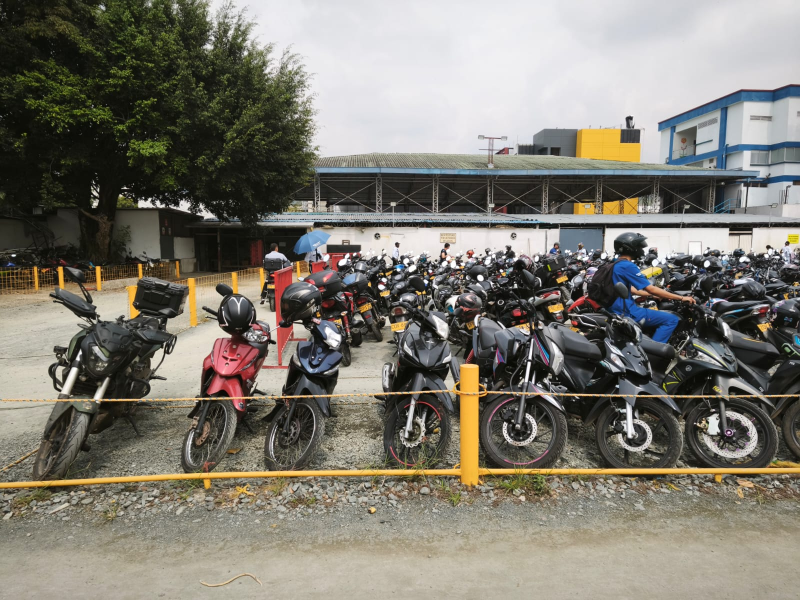
#> input picture backend/test_images/WhatsApp Image 2026-04-10 at 16.52.36.jpeg, 1600 x 1200 px (shown at 1/2 size); its folder holds only this picture in this run
$ python -i detection.py   (imports and definitions only)
#> lines starting #> are read from the running program, lines starting #| are printed output that depends on the picture
#> further down, picture is the input picture: shape (1200, 1600, 3); mean B, G, R 112.6, 122.4, 126
"""Nucleo de deteccion adaptativo de Sipark.

Una sola implementacion, compartida por produccion y laboratorio, que estima la
geometria de la escena a partir de la propia imagen y elige la estrategia de
inferencia con esa medida, en lugar de asumir una camara aerea.

La estimacion mide el tamano de los objetos y como cambia con la altura de la
imagen. En una vista superior el tamano es casi constante; en una vista oblicua
decrece con la distancia. Esa pendiente clasifica el montaje y fija, por franja,
el tamano de mosaico con el que las motos ocupan una fraccion util del recorte.
"""

from __future__ import annotations

from dataclasses import dataclass, field, asdict
from typing import Iterable, Sequence

import cv2
import numpy as np
from shapely.geometry import box as shapely_box
from shapely.ops import unary_union


# ==========================
# PARAMETROS
# ==========================
@dataclass
class DetectParams:
    """Parametros de inferencia. Sin ajustes ocultos: el valor pedido es el usado."""

    # Umbrales del detector
    conf: float = 0.25
    iou: float = 0.60           # NMS interno de YOLO, por mosaico
    max_det: int = 3000

    # Sondeo de escena
    probe_imgsz: int = 960
    probe_conf: float = 0.12

    # Mosaicos
    tile_imgsz: int = 640
    target_obj_frac: float = 0.18   # lado del objeto / lado del mosaico
    min_tile: int = 320
    max_tile: int = 1600
    tile_overlap: float = 0.35
    bands: int = 3                  # franjas de profundidad
    scales: int = 2                 # niveles de mosaico, cada uno mas fino
    max_tiles: int = 60             # presupuesto de computo
    batch: int = 8

    # Fusion de resultados
    merge_iou: float = 0.55
    contain_thr: float = 0.85       # solape para considerar una caja incluida
    frag_area_ratio: float = 0.55   # ademas debe ser esta fraccion del area
    envelope_cover: float = 0.75    # caja cubierta por la union de otras
    edge_margin: int = 3            # px para considerar una caja cortada
    truncated_conf: float = 0.45     # una vista parcial exige mas confianza
    truncated_penalty: float = 0.35  # y cede la prioridad ante una completa
    hint_tol: float = 1.8            # desajuste que invalida una geometria dada
    scale_tol: float = 3.2          # razon admitida frente al tamano esperado

    # Clases
    class_names: tuple[str, ...] = ("motorcycle",)

    # Preproceso opcional (realce de contraste). Apagado por defecto.
    preprocess: bool = False

    # [5 lines left out: function replace, not called in this run]


@dataclass
class SceneModel:
    """Geometria estimada de la escena."""

    viewpoint: str = "indeterminado"   # superior | oblicua | indeterminado
    median_side: float = 0.0           # lado menor mediano, px
    slope: float = 0.0                 # d(alto) / d(y)
    intercept: float = 0.0
    relative_slope: float = 0.0        # pendiente normalizada, adimensional
    probe_count: int = 0
    reliable: bool = False

    # [7 lines left out: function expected_height, not called in this run]


@dataclass
class Detection:
    box: tuple[float, float, float, float]
    score: float
    cls: int
    cls_name: str
    source: str = "tile"    # tile | full
    truncated: bool = False  # la caja toca un borde interior del mosaico

    # [4 lines left out: function center, not called in this run]


@dataclass
class DetectResult:
    detections: list[Detection] = field(default_factory=list)
    scene: SceneModel = field(default_factory=SceneModel)
    probe_scene: SceneModel | None = None
    scene_reused: bool = False
    tiles_used: int = 0
    candidates: int = 0
    truncated_candidates: int = 0
    dropped: dict[str, int] = field(default_factory=dict)
    inference_calls: int = 0


# ==========================
# GEOMETRIA
# ==========================
# [38 lines left out: functions _nms, _intersection_over_area, _iou, not called in this run]


# ==========================
# PREPROCESO
# ==========================
def enhance(img_bgr: np.ndarray) -> np.ndarray:
    """Realce de contraste local. Util con poca luz; puede anadir ruido de dia."""
    lab = cv2.cvtColor(img_bgr, cv2.COLOR_BGR2LAB)
#> lab: shape (1200, 1600, 3); mean of channels 0, 1, 2 127, 127.9, 133.9
    l, a, b = cv2.split(lab)
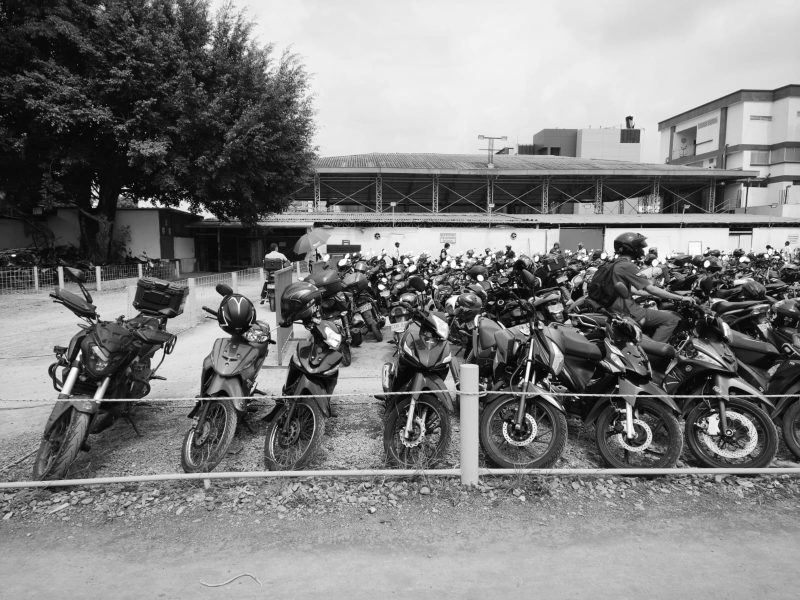
#> l: shape (1200, 1600) (shown at 1/2 size); min 0, max 255, mean 127
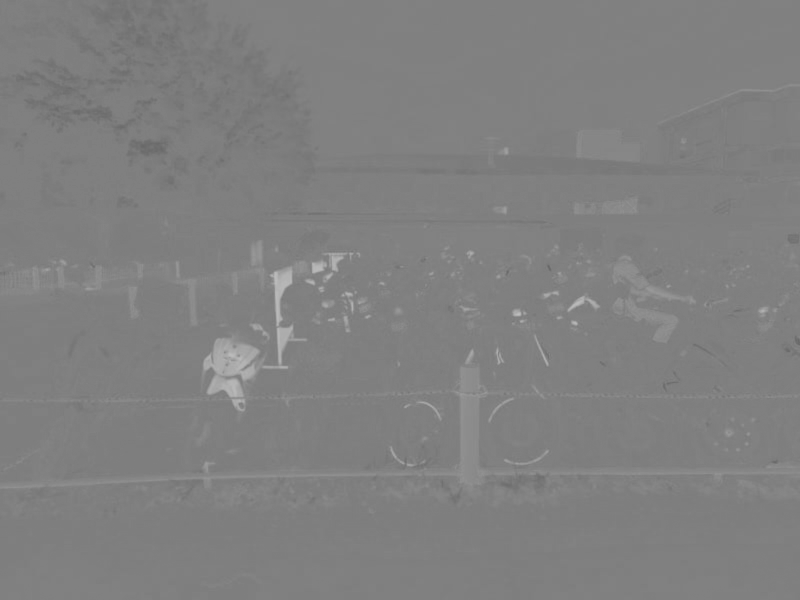
#> a: shape (1200, 1600) (shown at 1/2 size); min 102, max 192, mean 127.9
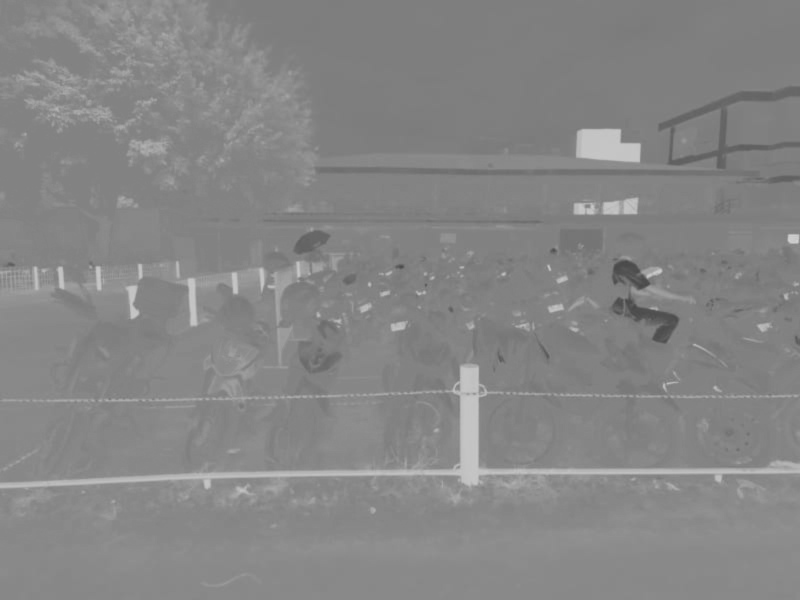
#> b: shape (1200, 1600) (shown at 1/2 size); min 70, max 213, mean 133.9
    clahe = cv2.createCLAHE(clipLimit=2.0, tileGridSize=(8, 8))
    lab = cv2.merge((clahe.apply(l), a, b))
#> lab: shape (1200, 1600, 3); mean of channels 0, 1, 2 135.7, 127.9, 133.9
    return cv2.cvtColor(lab, cv2.COLOR_LAB2BGR)
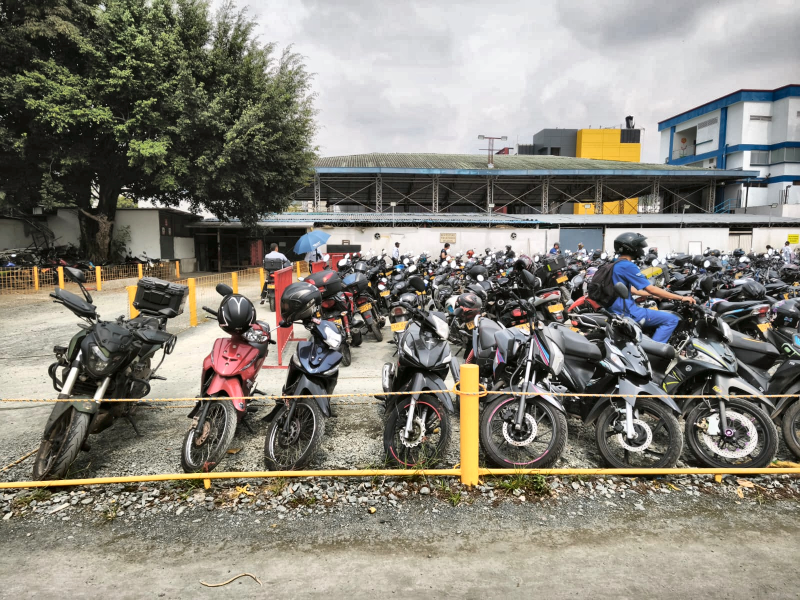
#> returned value: shape (1200, 1600, 3) (shown at 1/2 size); mean B, G, R 120.9, 130.9, 134.2


# ==========================
# INFERENCIA
# ==========================
def _valid_class_ids(model, names: Iterable[str]) -> list[int]:
    wanted = {n.lower() for n in names}
    return sorted(k for k, v in model.names.items() if str(v).lower() in wanted)


# [432 lines left out: functions _predict, probe_scene, plan_tiles, _grid, _is_envelope, merge_detections and 2 more, not called in this run]

>>> import cv2
>>> picture = cv2.imread('test_images/WhatsApp Image 2026-04-10 at 16.52.36.jpeg')
>>> result = enhance(picture)

$ run again, on backend/test_images/WhatsApp Image 2026-04-10 at 16.55.32.jpeg
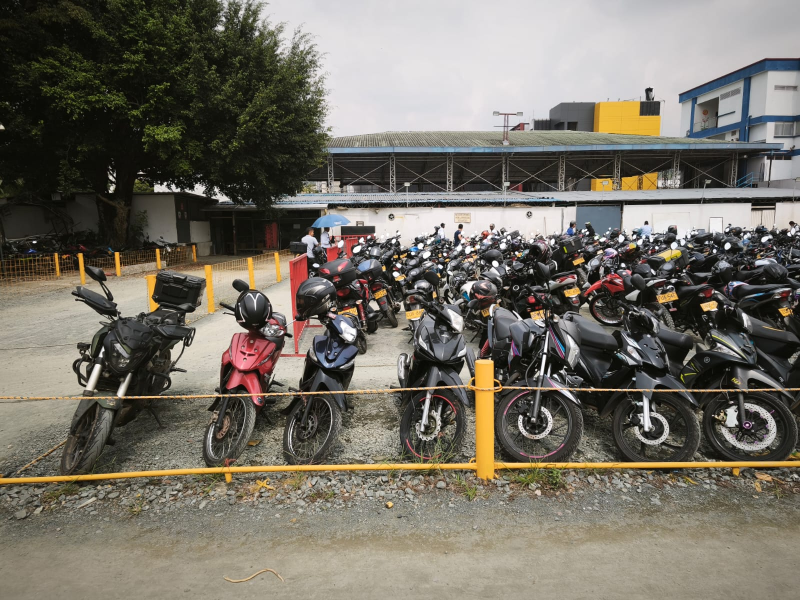
#> input picture backend/test_images/WhatsApp Image 2026-04-10 at 16.55.32.jpeg, 1600 x 1200 px (shown at 1/2 size)
#> picture is the input picture: shape (1200, 1600, 3); mean B, G, R 101, 111.4, 116.2
#> in enhance, `l, a, b = cv2.split(lab)`:
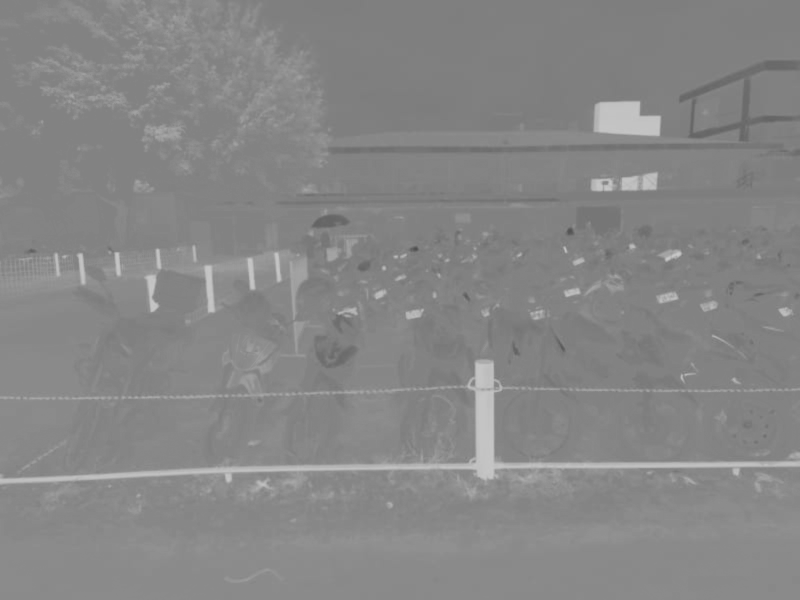
#> b: shape (1200, 1600) (shown at 1/2 size); min 77, max 202, mean 134.3
#> in enhance, `return cv2.cvtColor(lab, cv2.COLOR_LAB2BGR)`:
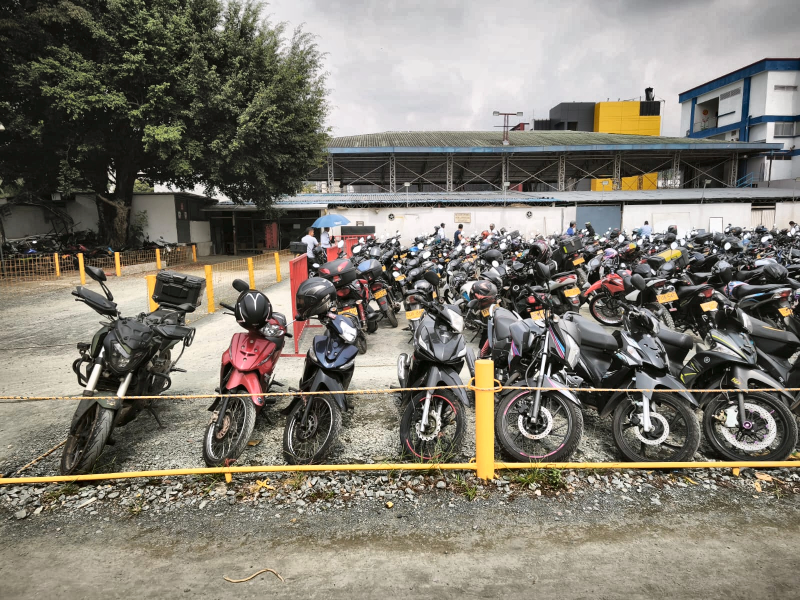
#> returned value: shape (1200, 1600, 3) (shown at 1/2 size); mean B, G, R 111.1, 121.6, 126.1

$ run again, on backend/test_images/WhatsApp Image 2026-04-11 at 16.35.38.jpeg
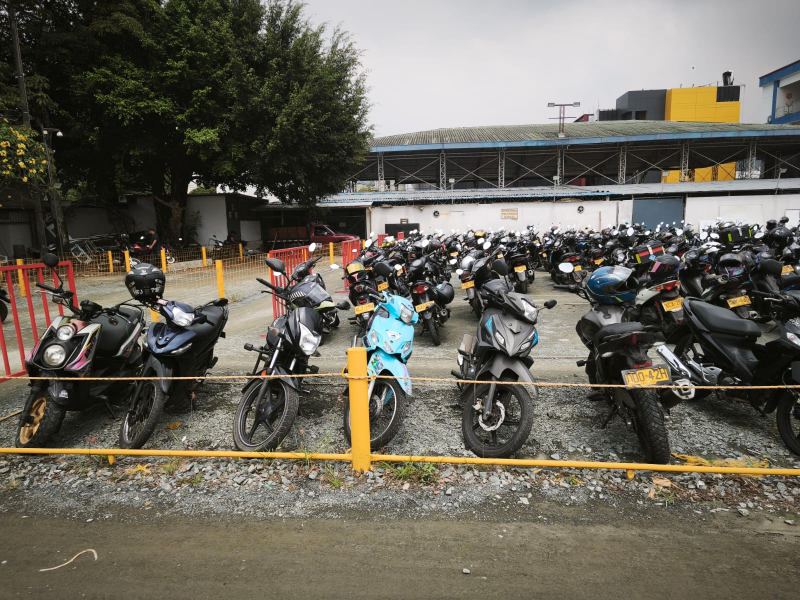
#> input picture backend/test_images/WhatsApp Image 2026-04-11 at 16.35.38.jpeg, 1600 x 1200 px (shown at 1/2 size)
#> picture is the input picture: shape (1200, 1600, 3); mean B, G, R 90.8, 101.6, 105.8
#> in enhance, `l, a, b = cv2.split(lab)`:
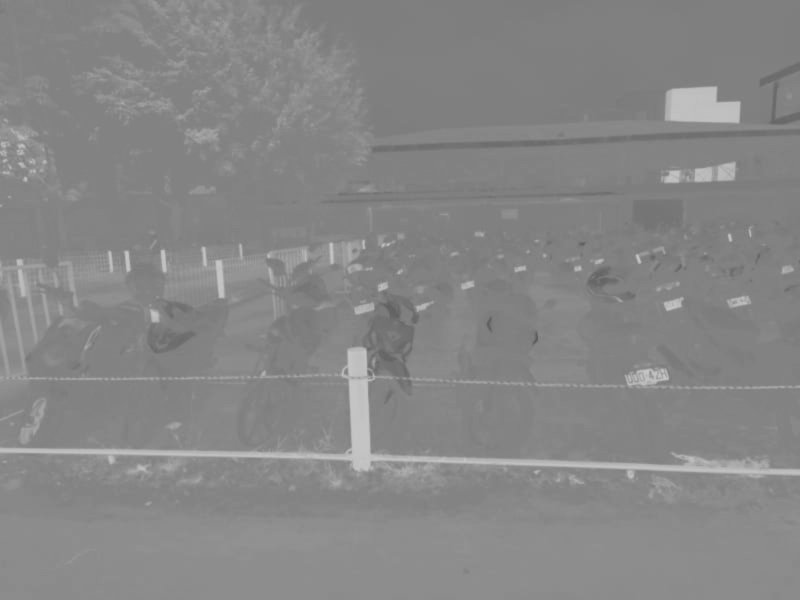
#> b: shape (1200, 1600) (shown at 1/2 size); min 90, max 200, mean 134.6
#> in enhance, `return cv2.cvtColor(lab, cv2.COLOR_LAB2BGR)`:
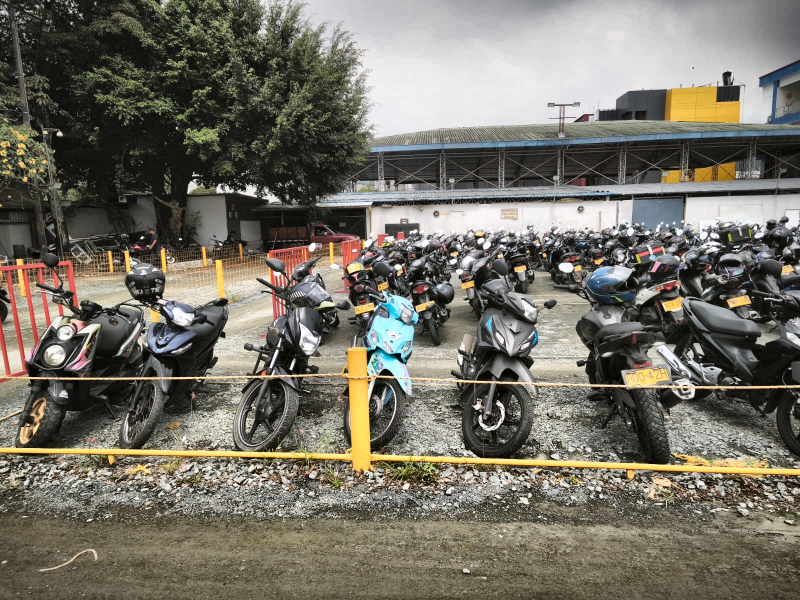
#> returned value: shape (1200, 1600, 3) (shown at 1/2 size); mean B, G, R 101.8, 112.8, 116.7
